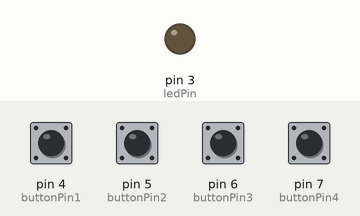
This sketch was run on a simulated Arduino Uno, built with avr-gcc and run on an emulated ATmega328P. Parts: output pins drawn as LEDs (lit = HIGH). The inputs (shaded band) are chosen by the test bench; at power-on: pin 4 (buttonPin1), pin 5 (buttonPin2), pin 6 (buttonPin3), pin 7 (buttonPin4) LOW.

Above: at 1.2 s.
1.3 s: pin 4 (buttonPin1) pulled HIGH for 0.15 s
At 1.37 s:
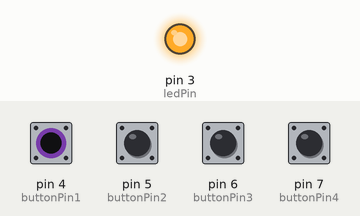
Timing chart, 0 to 4.3 s (numbered marks = the images above; inputs shaded):
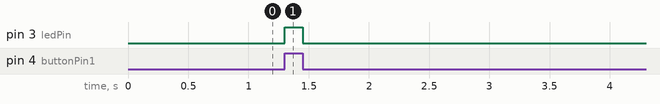

Measured:
- after the input at 1.3 s, pin 3 (ledPin): LOW → HIGH at once, → LOW 0.15 s later

The sketch:

nano_test.ino
```cpp
const int buttonPin1 = 4;     // the number of the pushbutton pin
const int buttonPin2 = 5;
const int buttonPin3 = 6;
const int buttonPin4 = 7;
const int ledPin =  3;      // the number of the LED pin

// variables will change:
int buttonState1 = 0;         // variable for reading the pushbutton status
int buttonState2 = 0;
int buttonState3 = 0;
int buttonState4 = 0;

void setup() {
  // initialize the LED pin as an output:
  pinMode(ledPin, OUTPUT);
  // initialize the pushbutton pin as an input:
  pinMode(buttonPin1, INPUT);
  pinMode(buttonPin2, INPUT);
  pinMode(buttonPin3, INPUT);
  pinMode(buttonPin4, INPUT);
}

void loop() {
  // read the state of the pushbutton value:
  buttonState1 = digitalRead(buttonPin1);
  buttonState2 = digitalRead(buttonPin2);
  buttonState3 = digitalRead(buttonPin3);
  buttonState4 = digitalRead(buttonPin4);

  // check if the pushbutton is pressed. If it is, the buttonState is HIGH:
  if ((buttonState1 == HIGH) || (buttonState2 == HIGH) || (buttonState3 == HIGH) || (buttonState4 == HIGH)) {
    // turn LED on:
    digitalWrite(ledPin, HIGH);
  } else {
    // turn LED off:
    digitalWrite(ledPin, LOW);
  }
}
```
